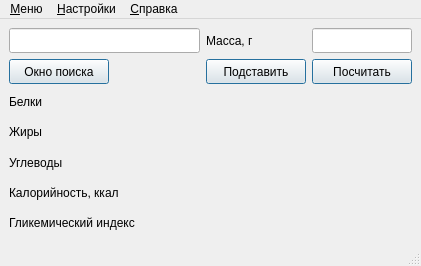
<?xml version="1.0" encoding="UTF-8"?>
<ui version="4.0">
 <class>Food</class>
 <widget class="QMainWindow" name="Food">
  <property name="geometry">
   <rect>
    <x>0</x>
    <y>0</y>
    <width>421</width>
    <height>266</height>
   </rect>
  </property>
  <property name="sizePolicy">
   <sizepolicy hsizetype="Preferred" vsizetype="Preferred">
    <horstretch>0</horstretch>
    <verstretch>0</verstretch>
   </sizepolicy>
  </property>
  <property name="minimumSize">
   <size>
    <width>421</width>
    <height>266</height>
   </size>
  </property>
  <property name="windowTitle">
   <string>Food</string>
  </property>
  <widget class="QWidget" name="centralwidget">
   <property name="minimumSize">
    <size>
     <width>421</width>
     <height>225</height>
    </size>
   </property>
   <layout class="QGridLayout" name="gridLayout">
    <item row="0" column="0" colspan="2">
     <layout class="QHBoxLayout" name="horizontalLayout">
      <item>
       <widget class="QLineEdit" name="search_line">
        <property name="minimumSize">
         <size>
          <width>100</width>
          <height>25</height>
         </size>
        </property>
        <property name="maximumSize">
         <size>
          <width>16777215</width>
          <height>25</height>
         </size>
        </property>
        <property name="text">
         <string/>
        </property>
        <property name="alignment">
         <set>Qt::AlignRight|Qt::AlignTrailing|Qt::AlignVCenter</set>
        </property>
       </widget>
      </item>
      <item>
       <widget class="QLabel" name="mass_lab">
        <property name="sizePolicy">
         <sizepolicy hsizetype="Fixed" vsizetype="Fixed">
          <horstretch>0</horstretch>
          <verstretch>0</verstretch>
         </sizepolicy>
        </property>
        <property name="minimumSize">
         <size>
          <width>100</width>
          <height>25</height>
         </size>
        </property>
        <property name="maximumSize">
         <size>
          <width>100</width>
          <height>25</height>
         </size>
        </property>
        <property name="text">
         <string>Масса, г</string>
        </property>
       </widget>
      </item>
      <item>
       <widget class="QLineEdit" name="mass_line">
        <property name="sizePolicy">
         <sizepolicy hsizetype="Fixed" vsizetype="Fixed">
          <horstretch>0</horstretch>
          <verstretch>0</verstretch>
         </sizepolicy>
        </property>
        <property name="minimumSize">
         <size>
          <width>100</width>
          <height>25</height>
         </size>
        </property>
        <property name="maximumSize">
         <size>
          <width>100</width>
          <height>25</height>
         </size>
        </property>
        <property name="alignment">
         <set>Qt::AlignRight|Qt::AlignTrailing|Qt::AlignVCenter</set>
        </property>
       </widget>
      </item>
     </layout>
    </item>
    <item row="3" column="0" colspan="2">
     <layout class="QHBoxLayout" name="horizontalLayout_4">
      <item>
       <widget class="QLabel" name="lip_lab">
        <property name="sizePolicy">
         <sizepolicy hsizetype="Fixed" vsizetype="Fixed">
          <horstretch>0</horstretch>
          <verstretch>0</verstretch>
         </sizepolicy>
        </property>
        <property name="minimumSize">
         <size>
          <width>175</width>
          <height>25</height>
         </size>
        </property>
        <property name="maximumSize">
         <size>
          <width>175</width>
          <height>25</height>
         </size>
        </property>
        <property name="text">
         <string>Жиры</string>
        </property>
       </widget>
      </item>
      <item>
       <widget class="QLabel" name="lip_sec_lab">
        <property name="sizePolicy">
         <sizepolicy hsizetype="Preferred" vsizetype="Fixed">
          <horstretch>0</horstretch>
          <verstretch>0</verstretch>
         </sizepolicy>
        </property>
        <property name="minimumSize">
         <size>
          <width>100</width>
          <height>25</height>
         </size>
        </property>
        <property name="maximumSize">
         <size>
          <width>16777215</width>
          <height>25</height>
         </size>
        </property>
        <property name="text">
         <string>&lt;html&gt;&lt;head/&gt;&lt;body&gt;&lt;p align=&quot;right&quot;&gt;&lt;br/&gt;&lt;/p&gt;&lt;/body&gt;&lt;/html&gt;</string>
        </property>
       </widget>
      </item>
     </layout>
    </item>
    <item row="5" column="0" colspan="2">
     <layout class="QHBoxLayout" name="horizontalLayout_6">
      <item>
       <widget class="QLabel" name="ccal_lab">
        <property name="sizePolicy">
         <sizepolicy hsizetype="Fixed" vsizetype="Fixed">
          <horstretch>0</horstretch>
          <verstretch>0</verstretch>
         </sizepolicy>
        </property>
        <property name="minimumSize">
         <size>
          <width>175</width>
          <height>25</height>
         </size>
        </property>
        <property name="maximumSize">
         <size>
          <width>175</width>
          <height>25</height>
         </size>
        </property>
        <property name="text">
         <string>Калорийность, ккал</string>
        </property>
       </widget>
      </item>
      <item>
       <widget class="QLabel" name="ccal_sec_lab">
        <property name="sizePolicy">
         <sizepolicy hsizetype="Preferred" vsizetype="Fixed">
          <horstretch>0</horstretch>
          <verstretch>0</verstretch>
         </sizepolicy>
        </property>
        <property name="minimumSize">
         <size>
          <width>100</width>
          <height>25</height>
         </size>
        </property>
        <property name="maximumSize">
         <size>
          <width>16777215</width>
          <height>25</height>
         </size>
        </property>
        <property name="text">
         <string>&lt;html&gt;&lt;head/&gt;&lt;body&gt;&lt;p align=&quot;right&quot;&gt;&lt;br/&gt;&lt;/p&gt;&lt;/body&gt;&lt;/html&gt;</string>
        </property>
       </widget>
      </item>
     </layout>
    </item>
    <item row="4" column="0" colspan="2">
     <layout class="QHBoxLayout" name="horizontalLayout_5">
      <item>
       <widget class="QLabel" name="carb_lab">
        <property name="sizePolicy">
         <sizepolicy hsizetype="Fixed" vsizetype="Fixed">
          <horstretch>0</horstretch>
          <verstretch>0</verstretch>
         </sizepolicy>
        </property>
        <property name="minimumSize">
         <size>
          <width>175</width>
          <height>25</height>
         </size>
        </property>
        <property name="maximumSize">
         <size>
          <width>175</width>
          <height>25</height>
         </size>
        </property>
        <property name="text">
         <string>Углеводы</string>
        </property>
       </widget>
      </item>
      <item>
       <widget class="QLabel" name="carb_sec_lab">
        <property name="sizePolicy">
         <sizepolicy hsizetype="Preferred" vsizetype="Fixed">
          <horstretch>0</horstretch>
          <verstretch>0</verstretch>
         </sizepolicy>
        </property>
        <property name="minimumSize">
         <size>
          <width>100</width>
          <height>25</height>
         </size>
        </property>
        <property name="maximumSize">
         <size>
          <width>16777215</width>
          <height>25</height>
         </size>
        </property>
        <property name="text">
         <string>&lt;html&gt;&lt;head/&gt;&lt;body&gt;&lt;p align=&quot;right&quot;&gt;&lt;br/&gt;&lt;/p&gt;&lt;/body&gt;&lt;/html&gt;</string>
        </property>
       </widget>
      </item>
     </layout>
    </item>
    <item row="1" column="0" colspan="2">
     <layout class="QHBoxLayout" name="horizontalLayout_2">
      <item>
       <widget class="QPushButton" name="searchbut">
        <property name="sizePolicy">
         <sizepolicy hsizetype="Fixed" vsizetype="Fixed">
          <horstretch>0</horstretch>
          <verstretch>0</verstretch>
         </sizepolicy>
        </property>
        <property name="minimumSize">
         <size>
          <width>100</width>
          <height>25</height>
         </size>
        </property>
        <property name="maximumSize">
         <size>
          <width>100</width>
          <height>25</height>
         </size>
        </property>
        <property name="text">
         <string>Окно поиска</string>
        </property>
        <property name="default">
         <bool>true</bool>
        </property>
       </widget>
      </item>
      <item>
       <spacer name="horizontalSpacer">
        <property name="orientation">
         <enum>Qt::Horizontal</enum>
        </property>
        <property name="sizeHint" stdset="0">
         <size>
          <width>40</width>
          <height>20</height>
         </size>
        </property>
       </spacer>
      </item>
      <item>
       <widget class="QPushButton" name="substitutebut">
        <property name="sizePolicy">
         <sizepolicy hsizetype="Fixed" vsizetype="Fixed">
          <horstretch>0</horstretch>
          <verstretch>0</verstretch>
         </sizepolicy>
        </property>
        <property name="minimumSize">
         <size>
          <width>100</width>
          <height>25</height>
         </size>
        </property>
        <property name="maximumSize">
         <size>
          <width>100</width>
          <height>25</height>
         </size>
        </property>
        <property name="text">
         <string>Подставить</string>
        </property>
        <property name="default">
         <bool>true</bool>
        </property>
       </widget>
      </item>
      <item>
       <widget class="QPushButton" name="calcbut">
        <property name="sizePolicy">
         <sizepolicy hsizetype="Fixed" vsizetype="Fixed">
          <horstretch>0</horstretch>
          <verstretch>0</verstretch>
         </sizepolicy>
        </property>
        <property name="minimumSize">
         <size>
          <width>100</width>
          <height>25</height>
         </size>
        </property>
        <property name="maximumSize">
         <size>
          <width>100</width>
          <height>25</height>
         </size>
        </property>
        <property name="text">
         <string>Посчитать</string>
        </property>
        <property name="default">
         <bool>true</bool>
        </property>
       </widget>
      </item>
     </layout>
    </item>
    <item row="2" column="0" colspan="2">
     <layout class="QHBoxLayout" name="horizontalLayout_3">
      <item>
       <widget class="QLabel" name="prot_lab">
        <property name="sizePolicy">
         <sizepolicy hsizetype="Fixed" vsizetype="Fixed">
          <horstretch>0</horstretch>
          <verstretch>0</verstretch>
         </sizepolicy>
        </property>
        <property name="minimumSize">
         <size>
          <width>175</width>
          <height>25</height>
         </size>
        </property>
        <property name="maximumSize">
         <size>
          <width>175</width>
          <height>25</height>
         </size>
        </property>
        <property name="text">
         <string>Белки</string>
        </property>
       </widget>
      </item>
      <item>
       <widget class="QLabel" name="prot_sec_lab">
        <property name="sizePolicy">
         <sizepolicy hsizetype="Preferred" vsizetype="Fixed">
          <horstretch>0</horstretch>
          <verstretch>0</verstretch>
         </sizepolicy>
        </property>
        <property name="minimumSize">
         <size>
          <width>100</width>
          <height>25</height>
         </size>
        </property>
        <property name="maximumSize">
         <size>
          <width>16777215</width>
          <height>25</height>
         </size>
        </property>
        <property name="text">
         <string>&lt;html&gt;&lt;head/&gt;&lt;body&gt;&lt;p align=&quot;right&quot;&gt;&lt;br/&gt;&lt;/p&gt;&lt;/body&gt;&lt;/html&gt;</string>
        </property>
       </widget>
      </item>
     </layout>
    </item>
    <item row="6" column="0" rowspan="2" colspan="2">
     <layout class="QHBoxLayout" name="horizontalLayout_7">
      <item>
       <widget class="QLabel" name="glyc_lab">
        <property name="sizePolicy">
         <sizepolicy hsizetype="Fixed" vsizetype="Fixed">
          <horstretch>0</horstretch>
          <verstretch>0</verstretch>
         </sizepolicy>
        </property>
        <property name="minimumSize">
         <size>
          <width>175</width>
          <height>25</height>
         </size>
        </property>
        <property name="maximumSize">
         <size>
          <width>175</width>
          <height>25</height>
         </size>
        </property>
        <property name="text">
         <string>Гликемический индекс</string>
        </property>
       </widget>
      </item>
      <item>
       <widget class="QLabel" name="glyc_sec_lab">
        <property name="sizePolicy">
         <sizepolicy hsizetype="Preferred" vsizetype="Fixed">
          <horstretch>0</horstretch>
          <verstretch>0</verstretch>
         </sizepolicy>
        </property>
        <property name="minimumSize">
         <size>
          <width>100</width>
          <height>25</height>
         </size>
        </property>
        <property name="maximumSize">
         <size>
          <width>16777215</width>
          <height>25</height>
         </size>
        </property>
        <property name="text">
         <string>&lt;html&gt;&lt;head/&gt;&lt;body&gt;&lt;p align=&quot;right&quot;&gt;&lt;br/&gt;&lt;/p&gt;&lt;/body&gt;&lt;/html&gt;</string>
        </property>
       </widget>
      </item>
     </layout>
    </item>
    <item row="8" column="0">
     <spacer name="verticalSpacer">
      <property name="orientation">
       <enum>Qt::Vertical</enum>
      </property>
      <property name="sizeHint" stdset="0">
       <size>
        <width>20</width>
        <height>111</height>
       </size>
      </property>
     </spacer>
    </item>
   </layout>
  </widget>
  <widget class="QMenuBar" name="menubar">
   <property name="geometry">
    <rect>
     <x>0</x>
     <y>0</y>
     <width>421</width>
     <height>21</height>
    </rect>
   </property>
   <widget class="QMenu" name="menu">
    <property name="title">
     <string>&amp;Меню</string>
    </property>
    <addaction name="menu_search"/>
    <addaction name="menu_add"/>
    <addaction name="menu_edit"/>
    <addaction name="separator"/>
    <addaction name="menu_create"/>
    <addaction name="separator"/>
    <addaction name="menu_exit"/>
   </widget>
   <widget class="QMenu" name="menu_2">
    <property name="title">
     <string>&amp;Справка</string>
    </property>
    <addaction name="menu_help"/>
    <addaction name="menu_about"/>
   </widget>
   <widget class="QMenu" name="menu_3">
    <property name="title">
     <string>&amp;Настройки</string>
    </property>
    <addaction name="menu_dbsel"/>
    <addaction name="menu_dbcp"/>
    <addaction name="separator"/>
    <addaction name="menu_lang"/>
   </widget>
   <addaction name="menu"/>
   <addaction name="menu_3"/>
   <addaction name="menu_2"/>
  </widget>
  <widget class="QStatusBar" name="statusbar"/>
  <action name="menu_add">
   <property name="text">
    <string>&amp;Добавить продукт в базу данных</string>
   </property>
   <property name="shortcut">
    <string>Ctrl+N</string>
   </property>
  </action>
  <action name="menu_edit">
   <property name="text">
    <string>&amp;Редактировать базу данных</string>
   </property>
   <property name="shortcut">
    <string>Ctrl+W</string>
   </property>
  </action>
  <action name="menu_create">
   <property name="text">
    <string>&amp;Создать меню</string>
   </property>
   <property name="shortcut">
    <string>Ctrl+M</string>
   </property>
  </action>
  <action name="menu_dbcp">
   <property name="text">
    <string>С&amp;копировать базу данных</string>
   </property>
  </action>
  <action name="menu_exit">
   <property name="text">
    <string>&amp;Выход</string>
   </property>
   <property name="shortcut">
    <string>Ctrl+Q</string>
   </property>
   <property name="shortcutContext">
    <enum>Qt::WindowShortcut</enum>
   </property>
   <property name="menuRole">
    <enum>QAction::QuitRole</enum>
   </property>
   <property name="priority">
    <enum>QAction::HighPriority</enum>
   </property>
  </action>
  <action name="menu_about">
   <property name="text">
    <string>&amp;О программе</string>
   </property>
  </action>
  <action name="menu_dbsel">
   <property name="text">
    <string>Выбрать &amp;базу данных</string>
   </property>
  </action>
  <action name="menu_search">
   <property name="text">
    <string>&amp;Искать продукт в базе данных</string>
   </property>
   <property name="shortcut">
    <string>Ctrl+S</string>
   </property>
  </action>
  <action name="menu_lang">
   <property name="text">
    <string>Выбрать &amp;язык</string>
   </property>
  </action>
  <action name="menu_help">
   <property name="text">
    <string>&amp;Помощь</string>
   </property>
   <property name="shortcut">
    <string>F1</string>
   </property>
  </action>
 </widget>
 <resources/>
 <connections>
  <connection>
   <sender>menu_exit</sender>
   <signal>triggered()</signal>
   <receiver>Food</receiver>
   <slot>close()</slot>
   <hints>
    <hint type="sourcelabel">
     <x>-1</x>
     <y>-1</y>
    </hint>
    <hint type="destinationlabel">
     <x>247</x>
     <y>173</y>
    </hint>
   </hints>
  </connection>
 </connections>
</ui>
